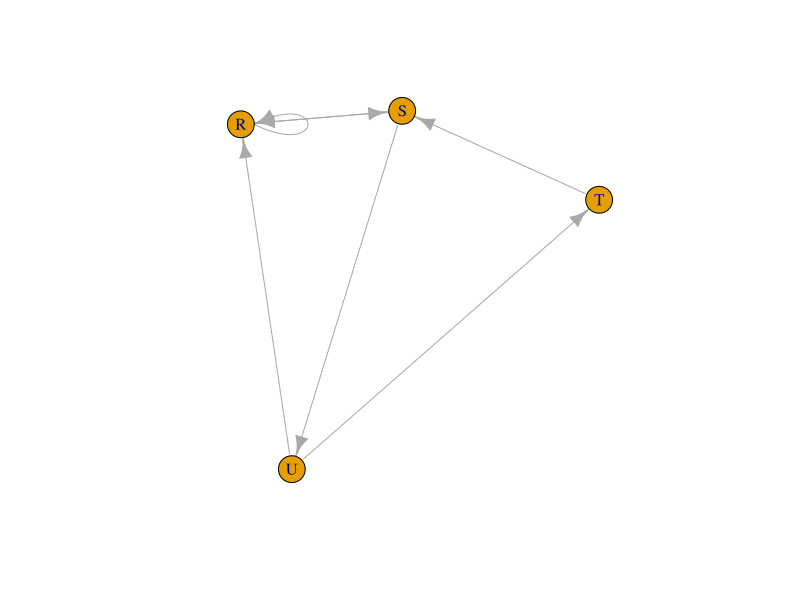
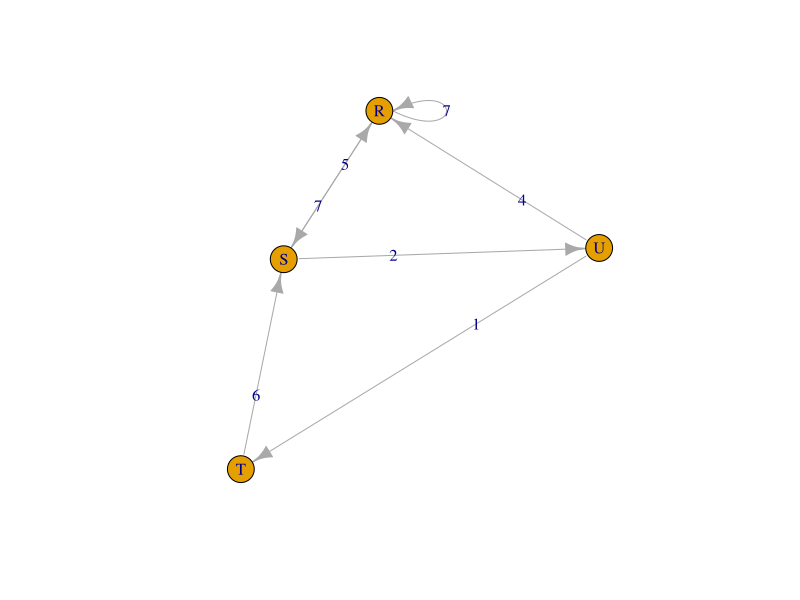
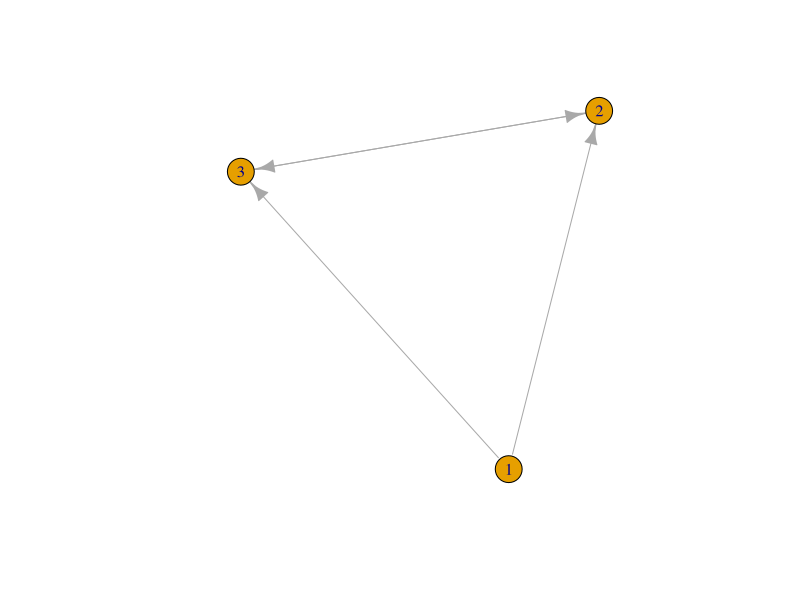

These charts were generated, in order, by the following R code:
library(igraph)
matt <- as.matrix(read.table(text=
                               "node R S T U
                                     R 7 5 0 0
                                     S 7 0 0 2
                                     T 0 6 0 0
                                     U 4 0 1 0", header=T))
nms <- matt[,1 ]
matt <- matt[, -1]
colnames(matt) <- rownames(matt) <- nms
matt[is.na(matt)] <- 0
g <- graph.adjacency(matt,weighted=TRUE)
plot(g)
s.paths <- shortest.paths(g, algorithm = "dijkstra")
print(s.paths)
shortest.paths(g, v="R", to="S")
plot(g, edge.label=E(g)$weight)
library(igraph)
dg <- graph.formula(1-+2, 1-+3, 2++3)
plot(dg)
graph.density(dg, loops=TRUE)
graph.density(simplify(dg), loops=FALSE)
